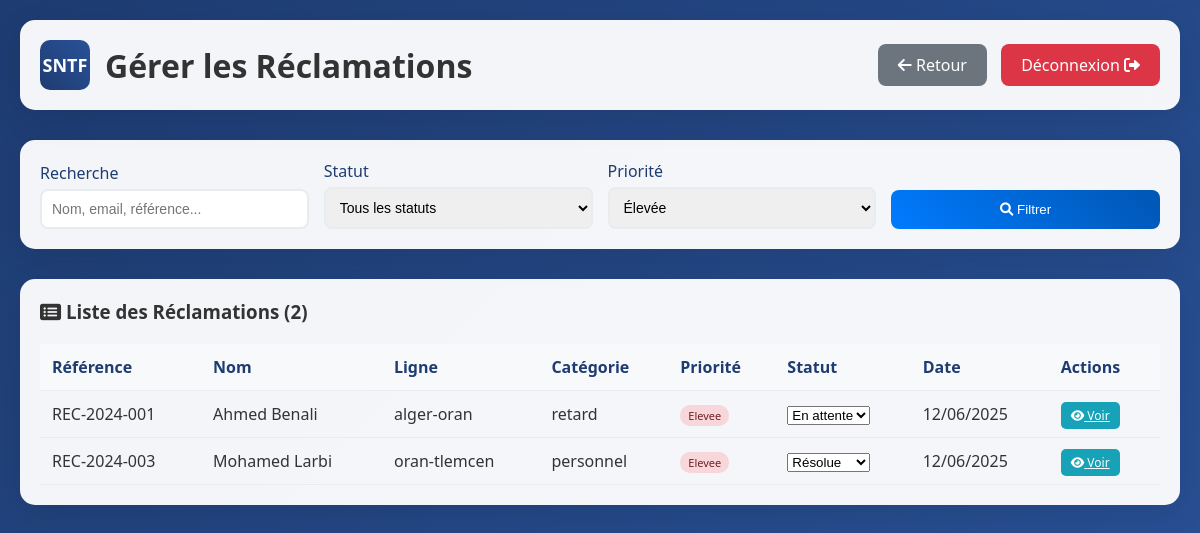
The page /manage_reclamations.php?priority=elevee (signed in) on the database its author committed.
### tables this page shows
CREATE TABLE reclamations (
    id INT AUTO_INCREMENT PRIMARY KEY,
    numero_reference VARCHAR(20) UNIQUE NOT NULL,
    nom VARCHAR(100) NOT NULL,
    email VARCHAR(150) NOT NULL,
    telephone VARCHAR(20),
    ligne VARCHAR(50) NOT NULL,
    categorie VARCHAR(50) NOT NULL,
    priorite ENUM('faible', 'moyenne', 'elevee') DEFAULT 'moyenne',
    date_incident DATE,
    description TEXT NOT NULL,
    statut ENUM('en-attente', 'en-cours', 'resolue') DEFAULT 'en-attente',
    date_creation TIMESTAMP DEFAULT CURRENT_TIMESTAMP,
    date_modification TIMESTAMP DEFAULT CURRENT_TIMESTAMP ON UPDATE CURRENT_TIMESTAMP
);

### config.php (called while the page is built, shortened)
<?php
function sanitizeInput($data) {
    return htmlspecialchars(trim($data), ENT_QUOTES, 'UTF-8');
}
?>

### manage_reclamations.php (the view, shortened to what this page needs)
<?php
require_once 'config.php';
$filter_priority = isset($_GET['priority']) ? sanitizeInput($_GET['priority']) : '';
$search = isset($_GET['search']) ? sanitizeInput($_GET['search']) : '';
try {
    $pdo = getConnection();
    $query = "SELECT * FROM reclamations WHERE 1=1";
    $params = [];
    if (!empty($filter_priority)) {
        $query .= " AND priorite = ?";
        $params[] = $filter_priority;
    }
    $query .= " ORDER BY date_creation DESC";
    $stmt = $pdo->prepare($query);
    $stmt->execute($params);
    $reclamations = $stmt->fetchAll(PDO::FETCH_ASSOC);
} catch (PDOException $e) {
    error_log("Error fetching reclamations: " . $e->getMessage());
    $reclamations = [];
}
?>
<!DOCTYPE html>
<html lang="fr">
<head>
    <link rel="stylesheet" href="https://cdnjs.cloudflare.com/ajax/libs/font-awesome/6.0.0-beta3/css/all.min.css">
</head>
<body>
    <div class="container">
        <header class="header">
            <div class="logo">
                <div class="logo-icon">SNTF</div>
                <h1>Gérer les Réclamations</h1>
            </div>
            <div>
                <a href="agent_dashboard.php" class="back-btn"><i class="fas fa-arrow-left"></i> Retour</a>
                <a href="logout.php" class="logout-btn">Déconnexion <i class="fas fa-sign-out-alt"></i></a>
            </div>
        </header>
        <div class="filters">
            <form method="GET" class="filter-row">
                <div class="filter-group">
                    <label for="search">Recherche</label>
                    <input type="text" id="search" name="search" value="<?php echo htmlspecialchars($search); ?>" placeholder="Nom, email, référence...">
                </div>
                <div class="filter-group">
                    <label for="status">Statut</label>
                    <select id="status" name="status">
                        <option value="">Tous les statuts</option>
                    </select>
                </div>
                <div class="filter-group">
                    <label for="priority">Priorité</label>
                    <select id="priority" name="priority">
                        <option value="elevee" <?php echo $filter_priority === 'elevee' ? 'selected' : ''; ?>>Élevée</option>
                    </select>
                </div>
                <div class="filter-group">
                    <button type="submit" class="filter-btn"><i class="fas fa-search"></i> Filtrer</button>
                </div>
            </form>
        </div>
        <div class="reclamations-table">
            <h3><i class="fas fa-list-alt"></i> Liste des Réclamations (<?php echo count($reclamations); ?>)</h3>
            <?php if (empty($reclamations)): ?>
                <div class="no-results">
                    <i class="fas fa-inbox" style="font-size: 48px; color: #dee2e6; margin-bottom: 15px;"></i>
                    <p>Aucune réclamation trouvée.</p>
                </div>
            <?php else: ?>
                <table>
                    <thead>
                        <tr>
                            <th>Référence</th>
                            <th>Nom</th>
                            <th>Ligne</th>
                            <th>Catégorie</th>
                            <th>Priorité</th>
                            <th>Statut</th>
                            <th>Date</th>
                            <th>Actions</th>
                        </tr>
                    </thead>
                    <tbody>
                        <?php foreach ($reclamations as $rec): ?>
                            <tr>
                                <td><?php echo htmlspecialchars($rec['numero_reference']); ?></td>
                                <td><?php echo htmlspecialchars($rec['nom']); ?></td>
                                <td><?php echo htmlspecialchars($rec['ligne']); ?></td>
                                <td><?php echo htmlspecialchars($rec['categorie']); ?></td>
                                <td>
                                    <span class="priority-badge priority-<?php echo $rec['priorite']; ?>">
                                        <?php echo ucfirst($rec['priorite']); ?>
                                    </span>
                                </td>
                                <td>
                                    <select class="status-select" data-id="<?php echo $rec['id']; ?>">
                                        <option value="en-attente" <?php echo $rec['statut'] === 'en-attente' ? 'selected' : ''; ?>>En attente</option>
                                        <option value="resolue" <?php echo $rec['statut'] === 'resolue' ? 'selected' : ''; ?>>Résolue</option>
                                    </select>
                                </td>
                                <td><?php echo date('d/m/Y', strtotime($rec['date_creation'])); ?></td>
                                <td>
								    <a href="view_complaint.php?id=<?php echo $rec['id']; ?>" class="action-btn btn-view"><i class="fas fa-eye"></i> Voir</a>
                                </td>
                            </tr>
                        <?php endforeach; ?>
                    </tbody>
                </table>
            <?php endif; ?>
        </div>
    </div>
</body>
</html>

### manage_reclamations.php (style rules this page uses)
* { margin: 0; padding: 0; box-sizing: border-box; }
body { font-family: 'Segoe UI', Tahoma, Geneva, Verdana, sans-serif; background: linear-gradient(135deg, #1e3c72 0%, #2a5298 100%); min-height: 100vh; color: #333; }
.container { max-width: 1400px; margin: 0 auto; padding: 20px; }
.header { background: rgba(255, 255, 255, 0.95); backdrop-filter: blur(10px); border-radius: 15px; padding: 20px; margin-bottom: 30px; box-shadow: 0 8px 32px rgba(0, 0, 0, 0.1); display: flex; align-items: center; justify-content: space-between; }
.logo { display: flex; align-items: center; gap: 15px; }
.logo-icon { width: 50px; height: 50px; background: linear-gradient(45deg, #1e3c72, #2a5298); border-radius: 10px; display: flex; align-items: center; justify-content: center; color: white; font-weight: bold; font-size: 18px; }
.back-btn, .logout-btn { background: #dc3545; color: white; border: none; padding: 10px 20px; border-radius: 8px; cursor: pointer; font-weight: 500; transition: all 0.3s ease; text-decoration: none; margin-left: 10px; }
.back-btn { background: #6c757d; }
.filters { background: rgba(255, 255, 255, 0.95); border-radius: 15px; padding: 20px; margin-bottom: 30px; box-shadow: 0 8px 32px rgba(0, 0, 0, 0.1); }
.filter-row { display: grid; grid-template-columns: repeat(auto-fit, minmax(200px, 1fr)); gap: 15px; align-items: end; }
.filter-group { display: flex; flex-direction: column; }
.filter-group label { margin-bottom: 5px; font-weight: 500; color: #1e3c72; }
.filter-group input, .filter-group select { padding: 10px; border: 2px solid #e9ecef; border-radius: 8px; font-size: 14px; transition: border-color 0.3s ease; }
.filter-btn { background: linear-gradient(45deg, #007bff, #0056b3); color: white; border: none; padding: 12px 25px; border-radius: 8px; cursor: pointer; font-weight: 500; transition: all 0.3s ease; }
.reclamations-table { background: rgba(255, 255, 255, 0.95); border-radius: 15px; padding: 20px; box-shadow: 0 8px 32px rgba(0, 0, 0, 0.1); overflow-x: auto; }
table { width: 100%; border-collapse: collapse; margin-top: 20px; }
th, td { padding: 12px; text-align: left; border-bottom: 1px solid #e9ecef; }
th { background: #f8f9fa; font-weight: 600; color: #1e3c72; }
.priority-badge { padding: 3px 8px; border-radius: 10px; font-size: 11px; font-weight: 500; }
.priority-elevee { background: #f8d7da; color: #721c24; }
.action-btn { padding: 5px 10px; border: none; border-radius: 5px; cursor: pointer; font-size: 12px; margin-right: 5px; transition: all 0.3s ease; }
.btn-view { background: #17a2b8; color: white; }

### rows shown on the page
reclamations: numero_reference "REC-2024-001", nom "Ahmed Benali", ligne "alger-oran", categorie "retard", priorite "Elevee", statut+id "En attente", date_creation "12/06/2025"
reclamations: numero_reference "REC-2024-003", nom "Mohamed Larbi", ligne "oran-tlemcen", categorie "personnel", priorite "Elevee", statut+id "Résolue", date_creation "12/06/2025"

### other values the page prints
count($reclamations) "2"
